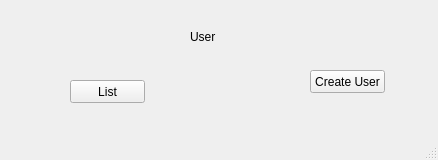
<?xml version="1.0" encoding="UTF-8"?>
<ui version="4.0">
 <class>DashboardWindow</class>
 <widget class="QMainWindow" name="DashboardWindow">
  <property name="geometry">
   <rect>
    <x>0</x>
    <y>0</y>
    <width>438</width>
    <height>160</height>
   </rect>
  </property>
  <property name="windowTitle">
   <string>MainWindow</string>
  </property>
  <widget class="QWidget" name="centralwidget">
   <widget class="QPushButton" name="pushButton">
    <property name="geometry">
     <rect>
      <x>310</x>
      <y>70</y>
      <width>75</width>
      <height>23</height>
     </rect>
    </property>
    <property name="text">
     <string>Create User</string>
    </property>
   </widget>
   <widget class="QPushButton" name="pushButton_2">
    <property name="geometry">
     <rect>
      <x>70</x>
      <y>80</y>
      <width>75</width>
      <height>23</height>
     </rect>
    </property>
    <property name="text">
     <string>List</string>
    </property>
   </widget>
   <widget class="QLabel" name="label">
    <property name="geometry">
     <rect>
      <x>190</x>
      <y>30</y>
      <width>46</width>
      <height>13</height>
     </rect>
    </property>
    <property name="text">
     <string>User</string>
    </property>
   </widget>
  </widget>
  <widget class="QStatusBar" name="statusbar"/>
 </widget>
 <resources/>
 <connections/>
</ui>
